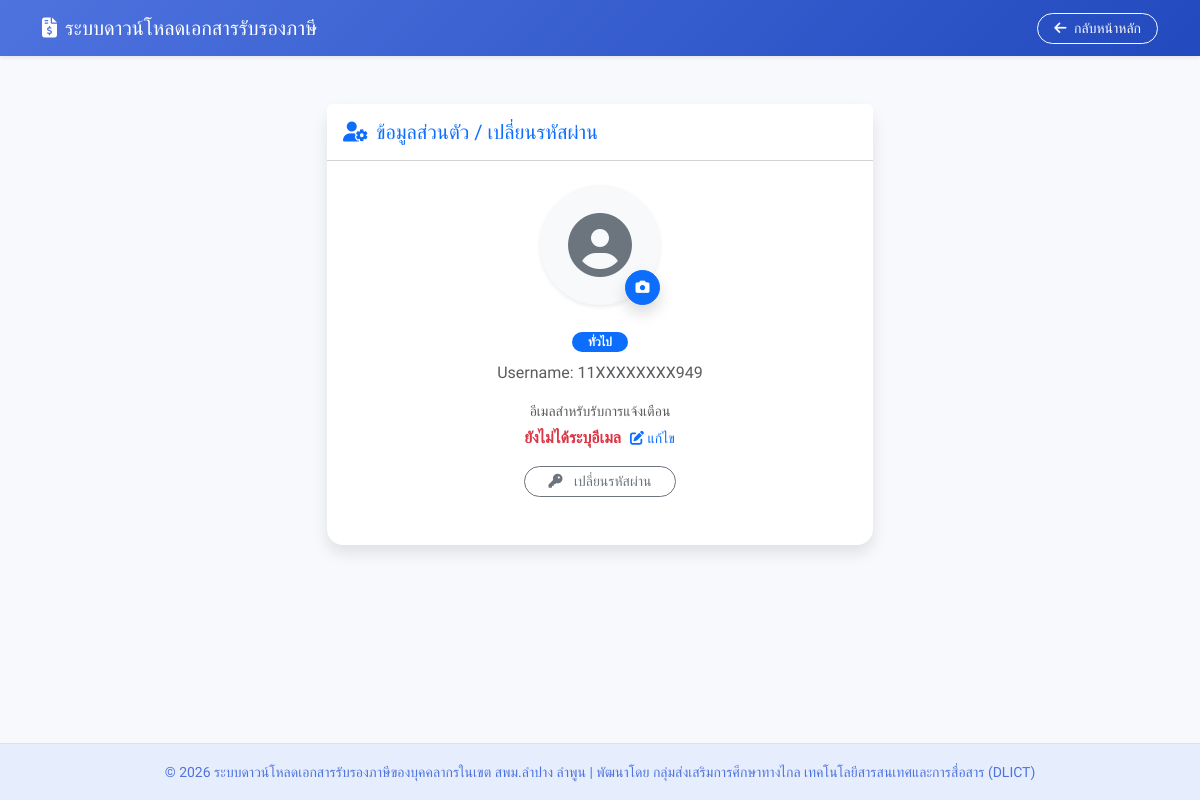
The page /profile.php (signed in) on the database as committed earlier.
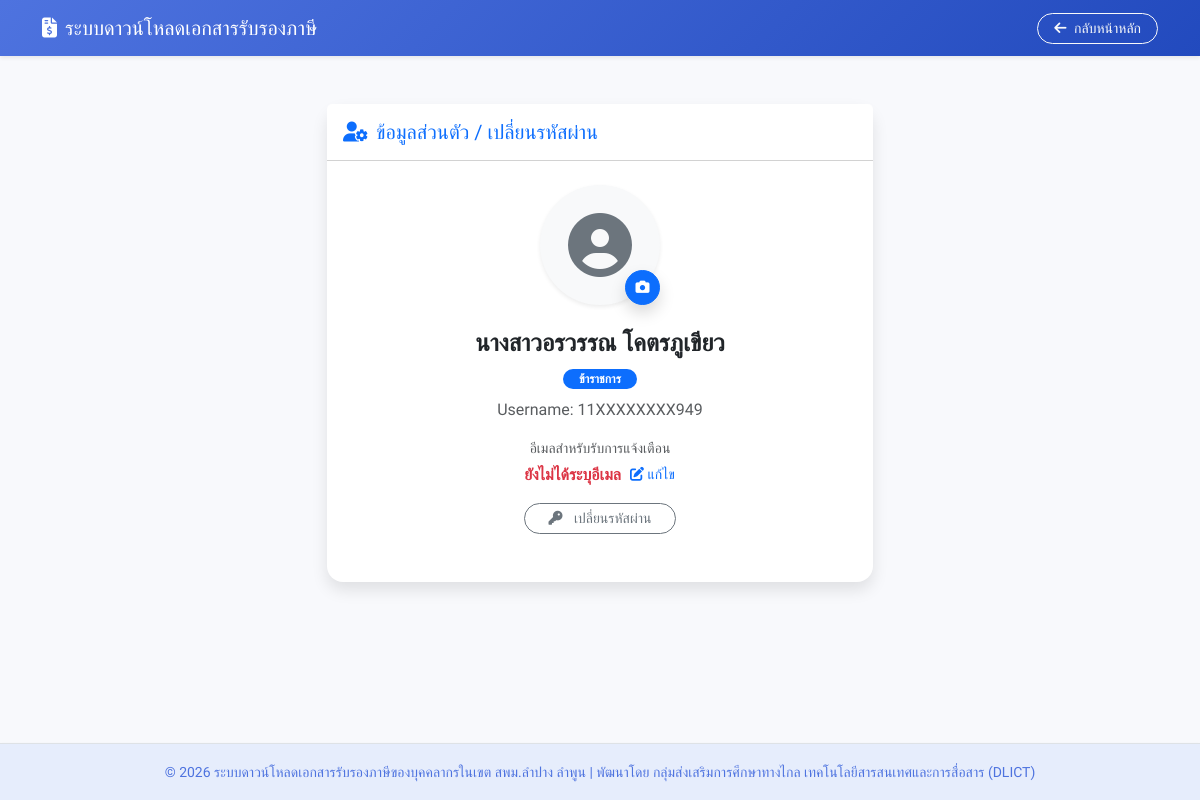
The same page on the database as committed later.
### tables this page shows
CREATE TABLE `member` (
  `pid` varchar(13) NOT NULL COMMENT 'เลขบัตร ปชช',
  `prefix` int(11) DEFAULT NULL COMMENT 'ไอดีคำนำหน้า',
  `fname` varchar(100) DEFAULT NULL COMMENT 'ชื่อ',
  `lname` varchar(100) DEFAULT NULL COMMENT 'นามสกุล',
  `role_id` int(11) NOT NULL COMMENT 'ตำแหน่ง',
  `amount_paid` decimal(15,2) DEFAULT NULL COMMENT 'เงินที่จ่าย',
  `tax_withheld` decimal(15,2) DEFAULT NULL COMMENT 'เงินที่หักภาษี',
  `email` varchar(100) DEFAULT NULL COMMENT 'อีเมล',
  `profile_image` varchar(255) DEFAULT NULL
);

CREATE TABLE `prefix` (
  `prefix_id` int(11) NOT NULL,
  `prefix` varchar(100) NOT NULL
);

CREATE TABLE `role` (
  `role_id` int(11) NOT NULL,
  `role_name` varchar(100) NOT NULL
);

### profile.php (the view, shortened to what this page needs)
<?php
require_once 'config.php';
$username = $_SESSION['username'];
$use_otp = true;
$settings_file = 'system_settings.json';
if (file_exists($settings_file)) {
    $data = json_decode(file_get_contents($settings_file), true);
    if (isset($data['otp_enabled'])) {
        $use_otp = ($data['otp_enabled'] == '1');
    }
}
$back_url = "index.php";
$back_text = "กลับหน้าหลัก";
$sql = "SELECT m.fname, m.lname, m.email, m.profile_image, p.prefix AS prefix_name, r.role_name
        FROM member m
        LEFT JOIN prefix p ON m.prefix = p.prefix_id
        LEFT JOIN role r ON m.role_id = r.role_id
        WHERE m.pid = ?";
$stmt = mysqli_prepare($conn, $sql);
mysqli_stmt_bind_param($stmt, "s", $username);
mysqli_stmt_execute($stmt);
$result = mysqli_stmt_get_result($stmt);
$user_info = mysqli_fetch_assoc($result);
$display_name = ($user_info['prefix_name'] ?? '') . ($user_info['fname'] ?? '') . ' ' . ($user_info['lname'] ?? '');
$display_role = $user_info['role_name'] ?? 'ทั่วไป';
$masked_username = substr($username, 0, 2) . "XXXXXXXX" . substr($username, -3);
$show_form = (isset($_POST['change_password'])) ? 'show' : '';
$show_email_form = (isset($_POST['request_email_otp']) || isset($_SESSION['email_change_otp']) || isset($_POST['cancel_email_change']) || isset($_POST['resend_email_otp'])) ? 'show' : '';
?>
<!DOCTYPE html>
<html lang="th">
<head>
    <link href="https://cdn.jsdelivr.net/npm/bootstrap@5.3.0/dist/css/bootstrap.min.css" rel="stylesheet">
    <link rel="stylesheet" href="https://cdnjs.cloudflare.com/ajax/libs/font-awesome/6.4.0/css/all.min.css">
</head>
<body class="d-flex flex-column min-vh-100">
    <nav class="navbar navbar-expand-lg navbar-dark mb-5 shadow-sm">
        <div class="container">
            <a class="navbar-brand" href="index.php"><i class="fas fa-file-invoice-dollar me-2"></i>ระบบดาวน์โหลดเอกสารรับรองภาษี</a>
            <div class="ms-auto">
                <a href="<?php echo $back_url; ?>" class="btn btn-outline-light btn-sm px-3 rounded-pill">
                    <i class="fas fa-arrow-left me-1"></i> <?php echo $back_text; ?>
                </a>
            </div>
        </div>
    </nav>
    <div class="container">
        <div class="row justify-content-center">
            <div class="col-md-6">
                <div class="card">
                    <div class="card-header bg-white py-3">
                        <h5 class="mb-0 text-primary"><i class="fas fa-user-cog me-2"></i>ข้อมูลส่วนตัว / เปลี่ยนรหัสผ่าน</h5>
                    </div>
                    <div class="card-body p-4">
                        <div class="mb-4 text-center">
                            <div class="position-relative d-inline-block mb-3">
                                <?php if (!empty($user_info['profile_image']) && file_exists("uploads/profile_images/" . $user_info['profile_image'])): ?>
                                    <img src="uploads/profile_images/<?php echo htmlspecialchars($user_info['profile_image']); ?>" class="rounded-circle border shadow-sm" style="width: 120px; height: 120px; object-fit: cover;">
                                <?php else: ?>
                                    <div class="bg-light rounded-circle d-flex align-items-center justify-content-center shadow-sm" style="width: 120px; height: 120px;">
                                        <i class="fas fa-user-circle fa-4x text-secondary"></i>
                                    </div>
                                <?php endif; ?>
                                <form method="POST" enctype="multipart/form-data" class="position-absolute bottom-0 end-0">
                                    <label for="uploadProfile" class="btn btn-sm btn-primary rounded-circle shadow" style="width: 35px; height: 35px; padding: 6px 0; cursor: pointer;" title="เปลี่ยนรูปโปรไฟล์">
                                        <i class="fas fa-camera"></i>
                                    </label>
                                </form>
                            </div>
                            <h4 class="fw-bold mt-2"><?php echo htmlspecialchars($display_name); ?></h4>
                            <p class="mb-2"><span class="badge bg-primary rounded-pill px-3"><?php echo htmlspecialchars($display_role); ?></span></p>
                            <p class="text-muted mb-3">Username: <?php echo htmlspecialchars($masked_username); ?></p>
                            <div class="mb-3">
                                <p class="mb-1 text-muted small">อีเมลสำหรับรับการแจ้งเตือน</p>
                                <div class="d-flex justify-content-center align-items-center gap-2">
                                    <span class="fw-bold text-dark">
                                        <?php echo !empty($user_info['email']) ? htmlspecialchars($user_info['email']) : '<span class="text-danger">ยังไม่ได้ระบุอีเมล</span>'; ?>
                                    </span>
                                    <?php if ($use_otp): ?>
                                        <button class="btn btn-sm btn-link text-decoration-none p-0" type="button" data-bs-toggle="collapse" data-bs-target="#emailForm" aria-expanded="<?php echo $show_email_form ? 'true' : 'false'; ?>">
                                            <i class="fas fa-edit"></i> แก้ไข
                                        </button>
                                    <?php else: ?>
                                        <button class="btn btn-sm btn-link text-secondary text-decoration-none p-0" type="button" onclick="showOtpDisabledWarning()">
                                            <i class="fas fa-edit"></i> แก้ไข
                                        </button>
                                    <?php endif; ?>
                                </div>
                            </div>
                            <button class="btn btn-outline-secondary btn-sm rounded-pill px-4" type="button" data-bs-toggle="collapse" data-bs-target="#passwordForm" aria-expanded="<?php echo $show_form ? 'true' : 'false'; ?>">
                                <i class="fas fa-key me-2"></i> เปลี่ยนรหัสผ่าน
                            </button>
                        </div>
                    </div>
                </div>
            </div>
        </div>
    </div>
    <?php include 'footer.php'; ?>
</body>
</html>

### footer.php
<footer class="footer mt-auto py-3 border-top shadow-sm" style="background-color: #e6edfc;">
    <div class="container text-center">
        <span class="small" style="color: #4e73df;">
            &copy; <?php echo date("Y"); ?> ระบบดาวน์โหลดเอกสารรับรองภาษีของบุคคลากรในเขต สพม.ลำปาง ลำพูน |
            <span>พัฒนาโดย กลุ่มส่งเสริมการศึกษาทางไกล เทคโนโลยีสารสนเทศและการสื่อสาร (DLICT) </span>
        </span>
    </div>
</footer>

### profile.php (style rules this page uses)
body { font-family: 'Sarabun', sans-serif; background-color: #f8f9fc; }
.card { border: none; border-radius: 1rem; box-shadow: 0 0.5rem 1rem rgba(0, 0, 0, 0.1); }
.navbar { background: linear-gradient(135deg, #4e73df 0%, #224abe 100%); }

Rows that differ between the two databases and show on the page:
added member: display_name "นางสาวอรวรรณ โคตรภูเขียว", role.role_name "ข้าราชการ"
Other text that changed with them:
$display_role: "ทั่วไป" → (not shown)
